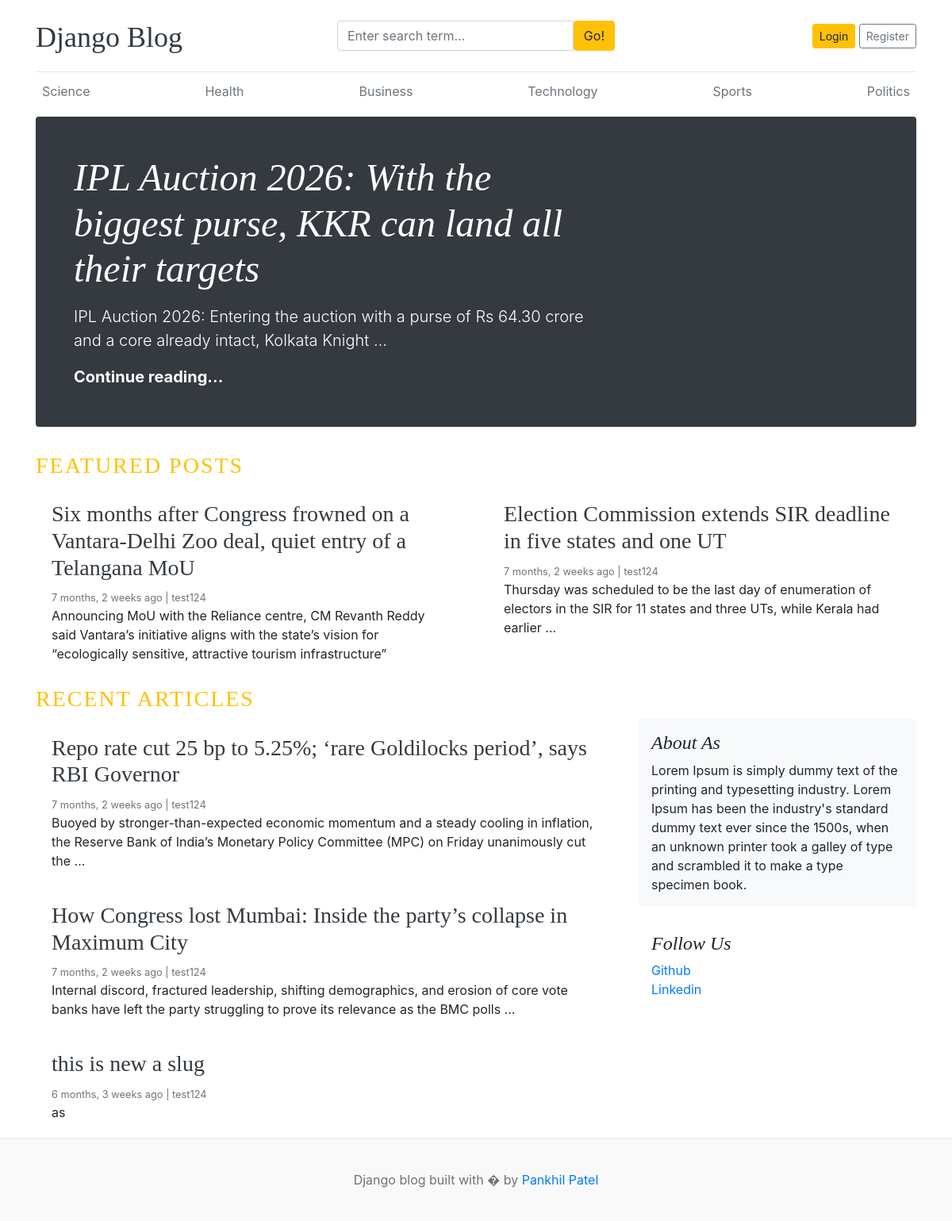
/, run on an earlier commit of the app's database.
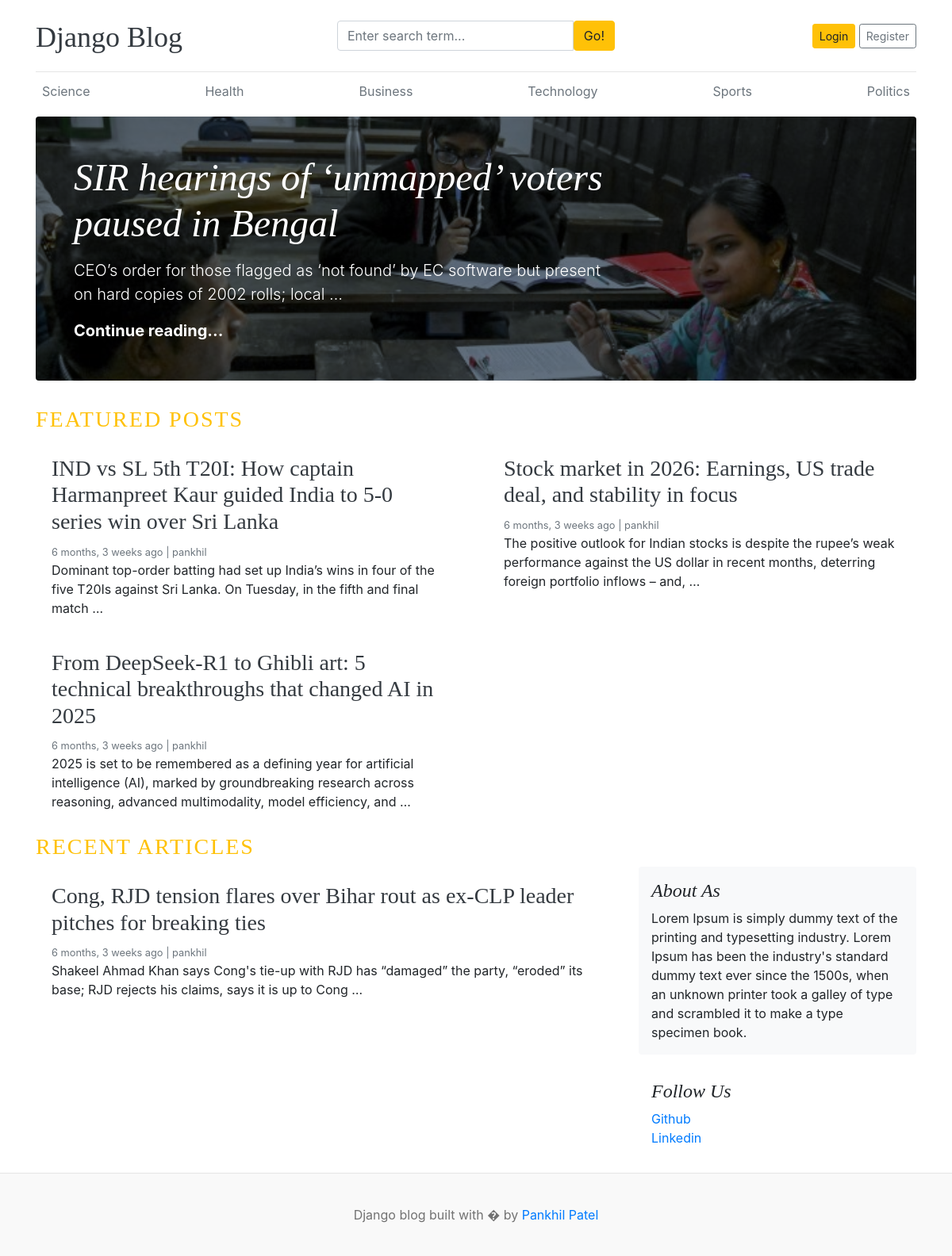
And on a later commit of the database.
### blogs/models.py (models this page shows, shortened)
class Category(models.Model):
    category_name = models.CharField(max_length=50,unique=True)
    created_at = models.DateTimeField(auto_now_add=True)
    updated_at = models.DateTimeField(auto_now=True)
    class Meta:
        verbose_name_plural = 'categories'

class Blog(models.Model):
    title = models.CharField(max_length=100)
    slug = models.SlugField(max_length=150, unique=True,blank=True)
    category = models.ForeignKey(Category, on_delete=models.CASCADE)
    author = models.ForeignKey(User, on_delete=models.CASCADE)
    featured_image = models.ImageField(upload_to='uploads/%Y/%m/%d')
    short_description = models.TextField(max_length=500)
    blog_body = models.TextField(max_length=2000)
    status = models.CharField(max_length=20,choices=STATUS_CHOICES, default="Draft")
    is_featured = models.BooleanField(default=False)
    created_at = models.DateTimeField(auto_now_add=True)
    updated_at = models.DateTimeField(auto_now=True)
    def __str__(self):
        return self.title

### assignments/models.py (models this page shows, shortened)
class About(models.Model):
    about_heading = models.CharField(max_length=25)
    about_description = models.CharField(max_length=255)
    created_at = models.DateTimeField(auto_now_add=True)
    updated_at = models.DateTimeField(auto_now=True)
    class Meta:
        verbose_name_plural = 'About'

class SocialLink(models.Model):
    platform = models.CharField(max_length=25)
    link = models.URLField(max_length=100)
    created_at = models.DateTimeField(auto_now_add=True)
    updated_at = models.DateTimeField(auto_now=True)

### blog_main/views.py (the view)
# urls.py: 2. Add a URL to urlpatterns:  path('', views.home, name='home')
def home(req):
    featured_posts = Blog.objects.select_related('author').filter(is_featured=True,status='Published').order_by('updated_at')
    posts = Blog.objects.select_related('author').filter(is_featured=False,status='Published')
    print(featured_posts)
    print(posts)
    try:
        about = About.objects.first()
    except:
        about = None
    context = {
        'featured_posts' : featured_posts,
        'posts' : posts,
        'about':about,
    }
    return render(req,"home.html",context)

### blogs/context_processors.py (called while the page is built)
def get_categories(req):
    categories = Category.objects.all()
    return dict(categories=categories)

def get_social_links(req):
    social_link = SocialLink.objects.all()
    return dict(social_link=social_link)

### templates/home.html
{% extends 'base.html' %}
{% block content %}
{% for post in featured_posts %}
{% if forloop.first %}
<div class="jumbotron p-3 p-md-5 text-white rounded bg-dark"
    style="background-image: url({{ post.featured_image.url}});background-blend-mode: overlay;background-size:cover;">
    <div class="col-md-8 px-0">
        <h1 class="display-4 font-italic">{{ post.title }}</h1>
        <p class="lead my-3">{{ post.short_description | truncatewords:20 }}</p>
        <p class="lead mb-0"><a href="{% url 'blogs' post.slug  %}" class="text-white font-weight-bold">Continue
                reading...</a></p>
    </div>
</div>
{% endif %}
{% endfor %}
<h3 class="text-uppercase text-warning" style="letter-spacing: 2px;">Featured Posts</h3>
<div class="row mb-2">
    {% for post in featured_posts %}
    {% if not forloop.first %}
    <div class="col-md-6">
        <div class="card border-0">
            <div class="card-body">
                <h3><a href="{% url 'blogs' post.slug  %}" class="text-dark">{{ post.title }}</a></h3>
                <small class="mb-1 text-muted">{{ post.created_at | timesince}} ago | {{ post.author }}</small>
                <p class="card-text">{{ post.short_description | truncatewords:25 }}</p>
            </div>
        </div>
    </div>
    {% endif %}
    {% endfor %}
</div>
<h3 class="text-uppercase text-warning" style="letter-spacing: 2px;">Recent Articles</h3>
<main role="main" class="container p-0">
    <div class="row">
        <div class="col-md-8 blog-main">
            {% for post in posts %}
            <div class="card border-0">
                <div class="card-body">
                    <h3><a href="{% url 'blogs' post.slug %}" class="text-dark">{{ post.title }}</a></h3>
                    <small class="mb-1 text-muted">{{ post.created_at | timesince}} ago | {{ post.author}}
                    </small>
                    <p class="card-text">{{ post.short_description | truncatewords:25 }}</p>
                </div>
            </div>
            {% endfor %}
        </div>
        <aside class="col-md-4 blog-sidebar">
            <div class="p-3 mb-3 bg-light rounded">
                <h4 class="font-italic">{{ about.about_heading }}</h4>
                <p class="mb-0">{{ about.about_description }}</p>
            </div>
            {% if social_link %}
            <div class="p-3">
                <h4 class="font-italic">Follow Us</h4>
                <ol class="list-unstyled">
                    {% for i in social_link %}
                    <li><a href="{{ i.link }}">{{ i.platform }}</a></li>
                    {% endfor %}
                </ol>
            </div>
            {% endif %}
        </aside>
    </div>
</main>
</div>
{% endblock %}

### templates/base.html (shortened to what this page needs)
{% load static %}
<!DOCTYPE html>
<html lang="en">
<head>
    <link href="https://getbootstrap.com/docs/4.0/dist/css/bootstrap.min.css" rel="stylesheet">
    <link href="{% static 'css/blog.css' %}" rel="stylesheet">
    <link rel="stylesheet" href="https://cdnjs.cloudflare.com/ajax/libs/font-awesome/5.15.2/css/all.min.css" />
</head>
<body>
    <div class="container">
        <header class="blog-header py-3">
            <div class="row flex-nowrap justify-content-between align-items-center">
                <div class="col-4 pt-1">
                    <a class="blog-header-logo text-dark" href="/">Django Blog</a>
                </div>
                <div class="col-4">
                    <form action="{% url 'search' %}" method="get">
                        <div class="input-group">
                            <input class="form-control" value="{{ keyword }}" type="text"
                                placeholder="Enter search term..." aria-label="Enter search term..." name="keyword"
                                aria-describedby="button-search" />
                            <button class="btn btn-warning" id="button-search" type="submit">Go!</button>
                        </div>
                    </form>
                </div>
                <div class="col-4 d-flex justify-content-end align-items-center">
                    {% if not user.is_authenticated %}
                    <a class="btn btn-sm btn-warning" href="{% url 'login' %}">Login</a> &nbsp;
                    <a class="btn btn-sm btn-outline-secondary" href="{% url 'register' %}">Register</a>
                    {% else %}
                    <span><a href="{% url 'dashboard' %}">Dashboard</a></span>
                    &emsp;
                    <span><a href="{% url 'logout' %}">Logout</a></span>
                    {% endif %}
                </div>
            </div>
        </header>
        <div class="nav-scroller py-1 mb-2">
            <nav class="nav d-flex justify-content-between">
                {% for cat in categories %}
                <a class="p-2 text-muted" href="{% url 'posts_by_category' cat.id %}">{{cat.category_name}}</a>
                {% endfor %}
            </nav>
        </div>
        {% block content %}
        {% endblock %}
        <footer class="blog-footer">
            <p>Django blog built with � by <a href="#">Pankhil Patel</a></p>
        </footer>
</body>
</html>

### blog_main/static/css/blog.css (style rules this page uses)
.blog-header { border-bottom: 1px solid #e5e5e5; }
.blog-header-logo { font-family: "Playfair Display", Georgia, "Times New Roman", serif ; font-size: 2.25rem; }
h1, h2, h3, h4, h5, h6 { font-family: "Playfair Display", Georgia, "Times New Roman", serif ; }
.display-4 { font-size: 2.5rem; }
@media (min-width: 768px) { .display-4 { font-size: 3rem; } }
.blog-footer { padding: 2.5rem 0; color: #727272; text-align: center; background-color: #f9f9f9; border-top: .05rem solid #e5e5e5; }
.blog-footer p:last-child { margin-bottom: 0; }

What changed in the data, as far as the page shows it:
removed Blog: title "IPL Auction 2026: With the biggest purse, KKR can land all their targets", short_description "IPL Auction 2026: Entering the auction with a purse of Rs 64.30 crore and a core already intact, Kolkata Knight …"
removed Blog: title "Six months after Congress frowned on a Vantara-Delhi Zoo deal, quiet entry of a Telangana MoU", created_at "7 months, 2 weeks", author "test124", short_description "Announcing MoU with the Reliance centre, CM Revanth Reddy said Vantara’s initiative aligns with the state’s vision for “ecologically sensitive, attractive tourism infrastructure”", shown under "FEATURED POSTS"
removed Blog: title "Election Commission extends SIR deadline in five states and one UT", created_at "7 months, 2 weeks", author "test124", short_description "Thursday was scheduled to be the last day of enumeration of electors in the SIR for 11 states and three UTs, while Kerala had earlier …", shown under "FEATURED POSTS"
removed Blog: title "Repo rate cut 25 bp to 5.25%; ‘rare Goldilocks period’, says RBI Governor", created_at "7 months, 2 weeks", author "test124", short_description "Buoyed by stronger-than-expected economic momentum and a steady cooling in inflation, the Reserve Bank of India’s Monetary Policy Committee (MPC) on Friday unanimously cut the …", shown under "RECENT ARTICLES"
removed Blog: title "How Congress lost Mumbai: Inside the party’s collapse in Maximum City", created_at "7 months, 2 weeks", author "test124", short_description "Internal discord, fractured leadership, shifting demographics, and erosion of core vote banks have left the party struggling to prove its relevance as the BMC polls …", shown under "RECENT ARTICLES"
removed Blog: title "this is new a slug", created_at "6 months, 3 weeks", author "test124", short_description "as", shown under "RECENT ARTICLES"
added Blog: featured_image (picture), title "SIR hearings of ‘unmapped’ voters paused in Bengal", short_description "CEO’s order for those flagged as ‘not found’ by EC software but present on hard copies of 2002 rolls; local …"
added Blog: title "IND vs SL 5th T20I: How captain Harmanpreet Kaur guided India to 5-0 series win over Sri Lanka", created_at "6 months, 3 weeks", author "pankhil", short_description "Dominant top-order batting had set up India’s wins in four of the five T20Is against Sri Lanka. On Tuesday, in the fifth and final match …", shown under "FEATURED POSTS"
added Blog: title "Stock market in 2026: Earnings, US trade deal, and stability in focus", created_at "6 months, 3 weeks", author "pankhil", short_description "The positive outlook for Indian stocks is despite the rupee’s weak performance against the US dollar in recent months, deterring foreign portfolio inflows – and, …", shown under "FEATURED POSTS"
added Blog: title "From DeepSeek-R1 to Ghibli art: 5 technical breakthroughs that changed AI in 2025", created_at "6 months, 3 weeks", author "pankhil", short_description "2025 is set to be remembered as a defining year for artificial intelligence (AI), marked by groundbreaking research across reasoning, advanced multimodality, model efficiency, and …", shown under "FEATURED POSTS"
added Blog: title "Cong, RJD tension flares over Bihar rout as ex-CLP leader pitches for breaking ties", created_at "6 months, 3 weeks", author "pankhil", short_description "Shakeel Ahmad Khan says Cong's tie-up with RJD has “damaged” the party, “eroded” its base; RJD rejects his claims, says it is up to Cong …", shown under "RECENT ARTICLES"
